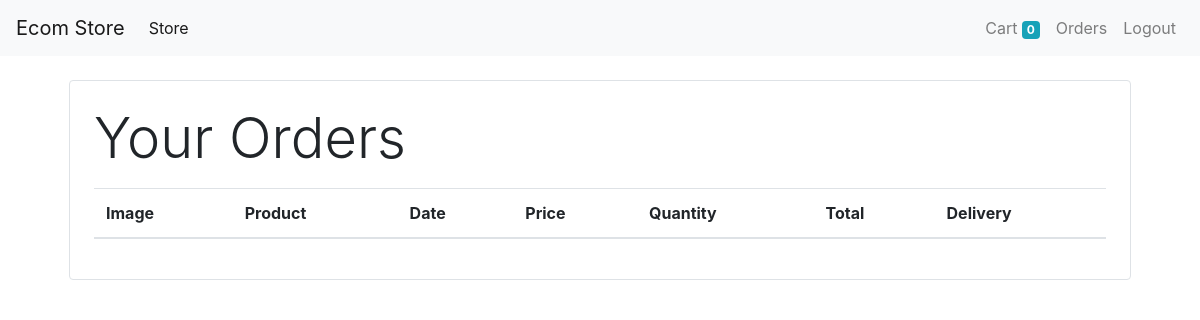
Before: /orders (signed in) with the older database file.
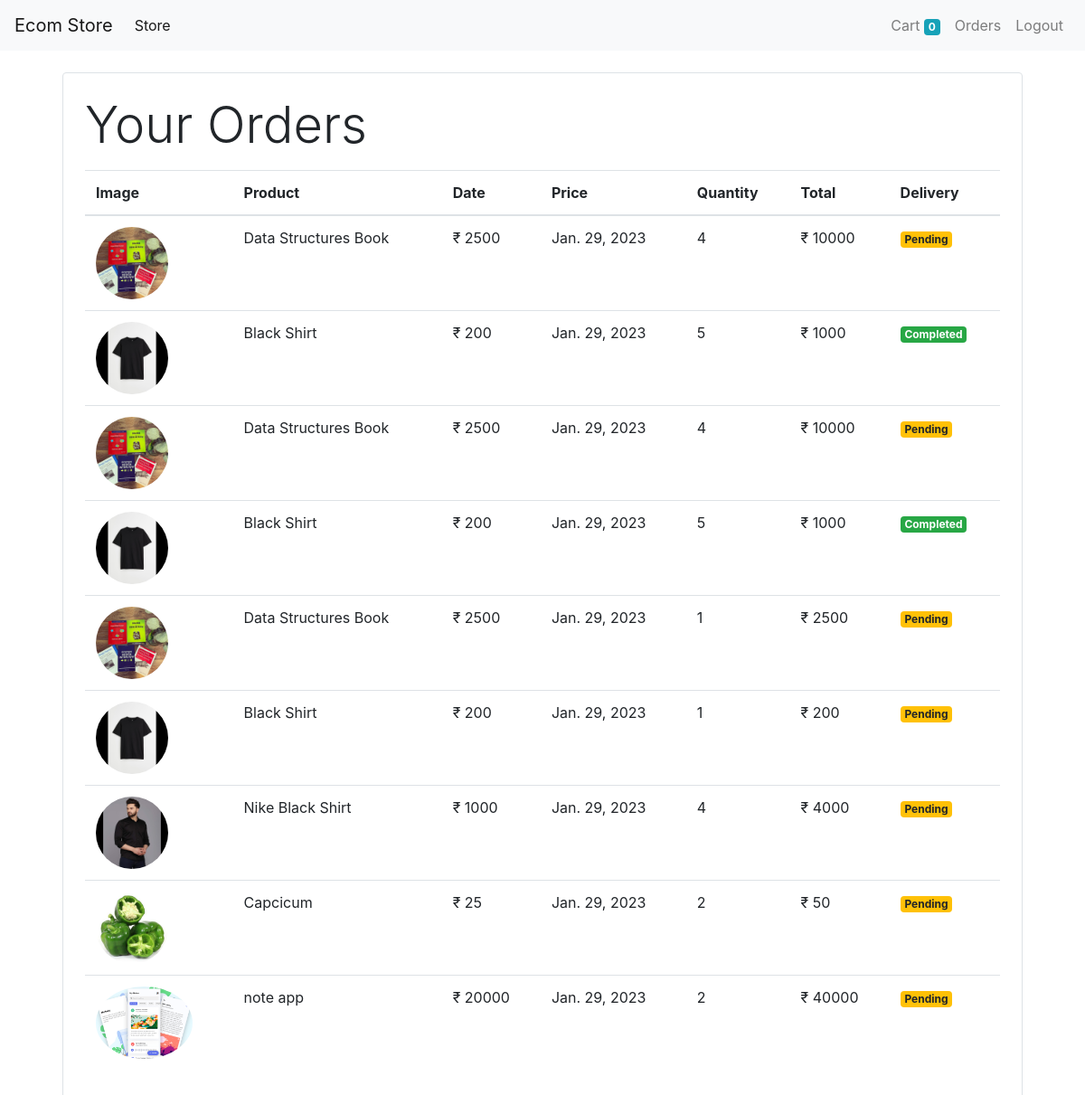
After: the same page with the newer database file.
### store/models/orders.py (models this page shows)
class Order(models.Model):
    product = models.ForeignKey(Product, on_delete=models.CASCADE)
    customer = models.ForeignKey(Customer, on_delete=models.CASCADE)
    quantity = models.IntegerField(default=1)
    price = models.IntegerField()
    address = models.CharField(max_length=50, default="", blank=True)
    phone = models.CharField(max_length=10, default="", blank=True)
    date = models.DateField(default=datetime.datetime.today)
    delivery = models.BooleanField(default=False)
    @staticmethod
    def get_orders_by_customer(customer_id):
        return Order\
            .objects\
            .filter(customer=customer_id)\
            .order_by('-date')

### store/models/product.py (models this page shows, shortened)
class Product(models.Model):
    name = models.CharField(max_length=50)
    price = models.IntegerField(default=0)
    description = models.CharField(max_length=100, default='', null=True, blank=True)
    image = models.ImageField(upload_to='uploads/products/')
    category = models.ForeignKey(Category, on_delete=models.CASCADE, default=1)

### store/views/orders.py (the view)
# urls.py: path('orders', OrderView.as_view(), name='orders')
class OrderView(View):
    def get(self, request):
        customer = request.session.get('customer')
        orders = Order.get_orders_by_customer(customer)
        return render(request, 'orders.html', {'orders' : orders})

### store/templatetags/custom_filter.py (called while the page is built)
@register.filter(name='currency')
def currency(number):
    return "₹ " + str(number)

@register.filter(name='multiply')
def multiply(number, number1):
    return number1 * number

### store/templates/orders.html
{% extends 'base.html' %}
{%block content %}
{% load cart %}
{% load custom_filter %}
<div class="container">
    <div class="border rounded p-4 m-4">
        <p class="display-4"> Your Orders </p>
        <table class="table">
            <thead>
            <tr>
                <th>Image</th>
                <th>Product</th>
                <th>Date</th>
                <th>Price</th>
                <th>Quantity</th>
                <th>Total</th>
                <th>Delivery</th>
            </tr>
            </thead>
            <tbody>
            {% for order in orders %}
            <tr>
                <td> <img style = "height: 80px;" class="rounded-circle" src="{{ order.product.image.url}}" alt=""></td>
                <td>{{order.product.name}}</td>
                <td>{{order.product.price | currency}}</td>
                <td>{{order.date}}</td>
                <td>{{ order.quantity }}</td>
                <td>{{ order.quantity| multiply:order.price|currency }}</td>
                {% if order.delivery %}
                <td> <small class="badge badge-success"> Completed </small> </td>
                {% else %}
                <td> <small class="badge badge-warning"> Pending </small> </td>
                {% endif %}
            </tr>
            {% endfor %}
            </tbody>
        </table>
    </div>
</div>
{%endblock%}

### store/templates/base.html (shortened to what this page needs)
<!doctype html>
<html lang="en">
<head>
    <link rel="stylesheet" href="https://cdn.jsdelivr.net/npm/bootstrap@4.0.0/dist/css/bootstrap.min.css"
>
</head>
<body>
<nav class="navbar navbar-expand-lg navbar-light bg-light">
    <a class="navbar-brand" href="/">Ecom Store</a>
    <div class="collapse navbar-collapse" id="navbarSupportedContent">
        <ul class="navbar-nav mr-auto">
            <li class="nav-item active">
                <a class="nav-link" href="#">Store <span class="sr-only">(current)</span></a>
            </li>
        </ul>
        <ul class="navbar-nav my-2 my-lg-0">
              <li class="nav-item">
                <a class="nav-link" href="/cart">Cart
                    <span class="badge badge-info">{{request.session.cart.keys|length}}</span></a>
            </li>
            {% if request.session.customer %}
             <li class="nav-item">
                <a class="nav-link" href="/orders">Orders <span class="sr-only">(current)</span></a>
            </li>
            <li class="nav-item">
                <a class="nav-link" href="/logout">Logout <span class="sr-only">(current)</span></a>
            </li>
            {% endif %}
        </ul>
    </div>
</nav>
{% block content %}
{% endblock %}
</body>
</html>

Changed rows visible on the page:
added Order: product.image (picture), product.name "Data Structures Book", product.price "₹ 2500", date "Jan. 29, 2023", quantity "4", quantity|multiply "₹ 10000", delivery "Pending"
added Order: product.image (picture), product.name "Black Shirt", product.price "₹ 200", date "Jan. 29, 2023", quantity "5", quantity|multiply "₹ 1000", delivery "Completed"
added Order: product.image (picture), product.name "Data Structures Book", product.price "₹ 2500", date "Jan. 29, 2023", quantity "4", quantity|multiply "₹ 10000", delivery "Pending"
added Order: product.image (picture), product.name "Black Shirt", product.price "₹ 200", date "Jan. 29, 2023", quantity "5", quantity|multiply "₹ 1000", delivery "Completed"
added Order: product.image (picture), product.name "Data Structures Book", product.price "₹ 2500", date "Jan. 29, 2023", quantity "1", quantity|multiply "₹ 2500", delivery "Pending"
added Order: product.image (picture), product.name "Black Shirt", product.price "₹ 200", date "Jan. 29, 2023", quantity "1", quantity|multiply "₹ 200", delivery "Pending"
added Order: product.image (picture), product.name "Nike Black Shirt", product.price "₹ 1000", date "Jan. 29, 2023", quantity "4", quantity|multiply "₹ 4000", delivery "Pending"
added Order: product.image (picture), product.name "Capcicum", product.price "₹ 25", date "Jan. 29, 2023", quantity "2", quantity|multiply "₹ 50", delivery "Pending"
added Order: product.image (picture), product.name "note app", product.price "₹ 20000", date "Jan. 29, 2023", quantity "2", quantity|multiply "₹ 40000", delivery "Pending"
